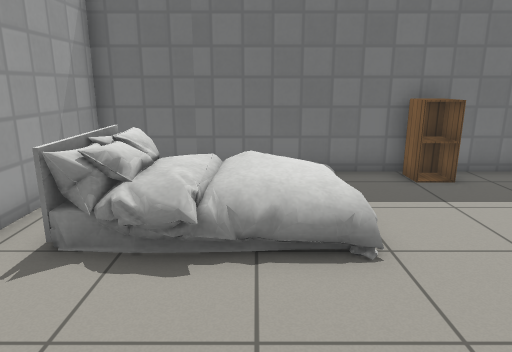
view 1 (above)

16 first-person views from a walk through a world built for the Gazebo simulator. The camera is 1.2 m above the floor, tilts 14° down and sees 70° across. The floor is counted in squares, 0.5 m on a side. Each view is taken from the middle of a square. On the plan, view 1 faces up. The plan holds only what a view shows up to about 20 squares ahead; the rest is blank. Gazebo's built-in surfaces are drawn with simple patterns. Simple shapes stand in for some stock models.

view 2
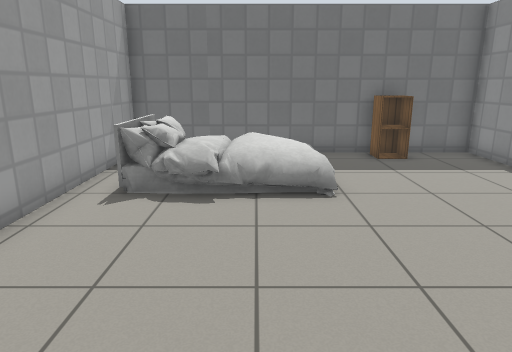

view 3
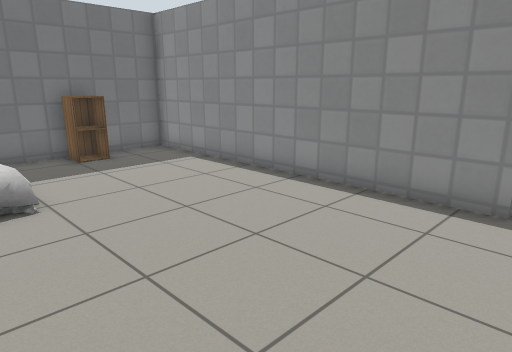

view 4
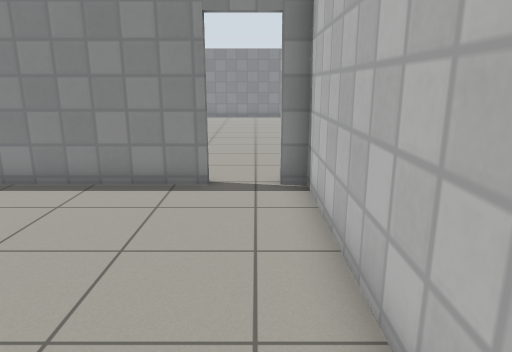

view 5
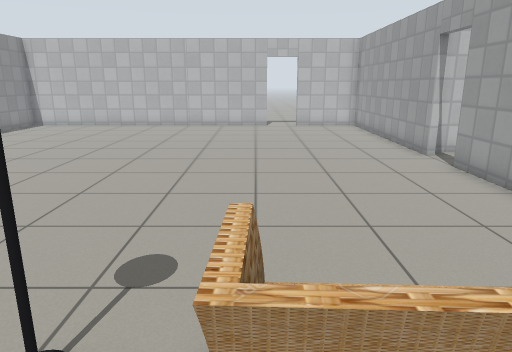

view 6
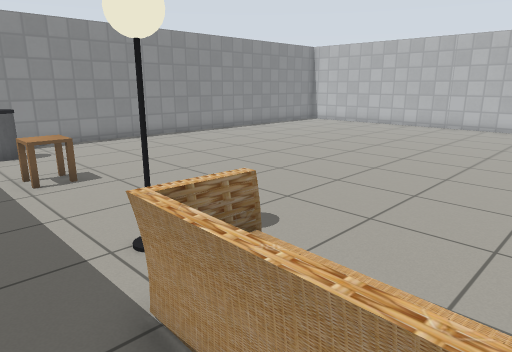

view 7
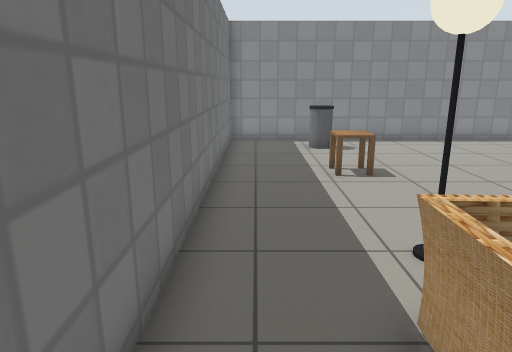

view 8
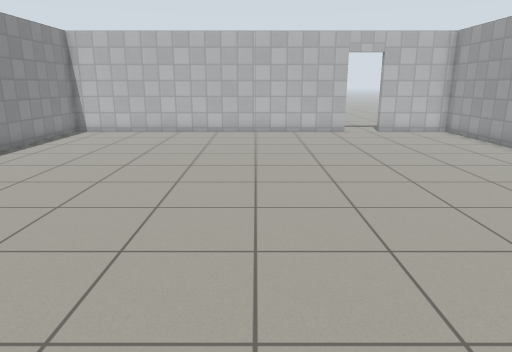

view 9
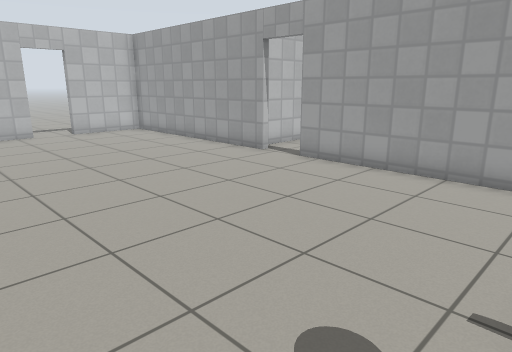

view 10
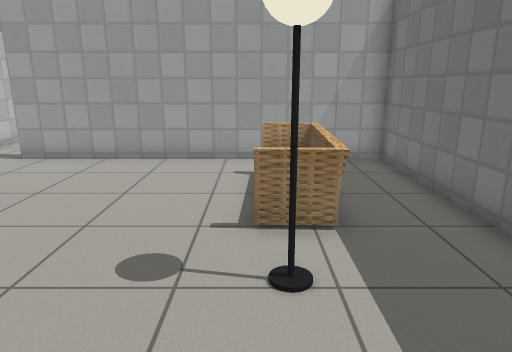

view 11
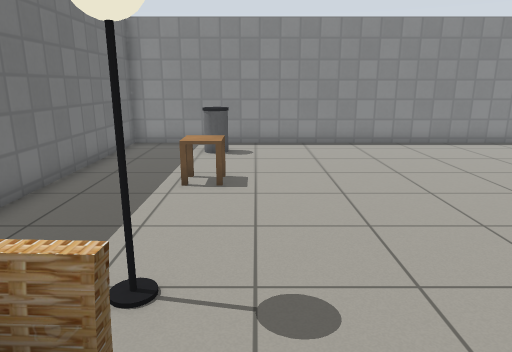

view 12
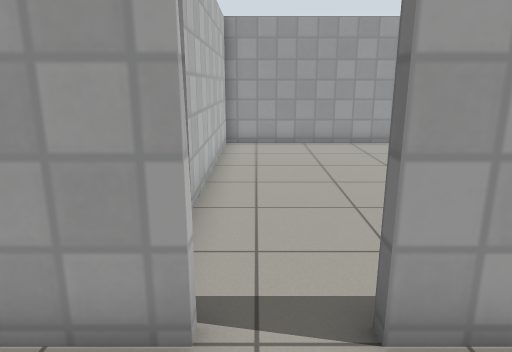

view 13
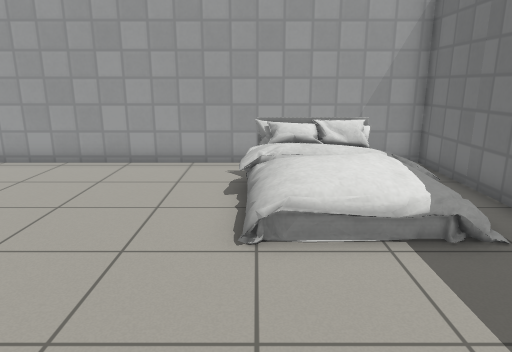

view 14
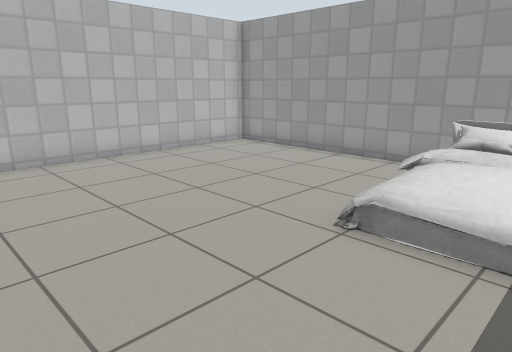

view 15
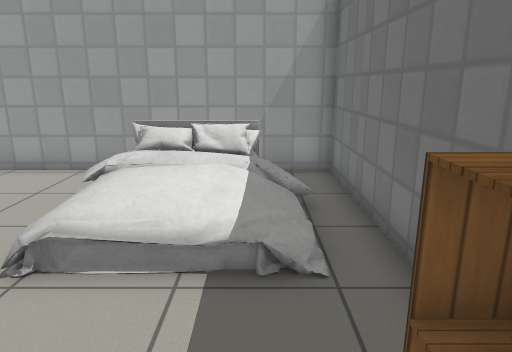

view 16
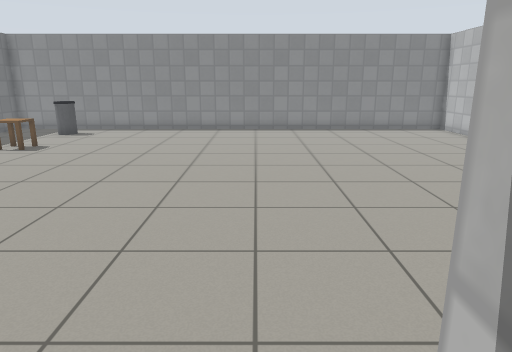

### Floor plan
Points are (right, up) in squares from view 1. A wall is a line through its corners. A room is listed if a view was taken in it or the views show most of it. See-through windows are left out.
Room 1 (views 1, 2, 3, 4, 13, 14, 15, 16)
walls: (7.7, -1.8) (7.7, 10.1) (-4.4, 10.1) (-4.4, -4.3) (7.7, -4.3)
ways out: open door at (8, -2.5) to room 2
objects: bed (-3, 5) to (2, 9); cabinet (4, 9) to (5, 9)
Room 2 (views 5, 6, 7, 8, 9, 10, 11, 12)
walls: (8, -3.6) (8, -13.3) (11.6, -13.3); (13.3, -13.3) (27.4, -13.3) (27.4, 10.1) (8, 10.1) (8, -1.8)
ways out: open door at (8, -2.5) to room 1; open door at (12.5, -13.5)
objects: sofa (10, 6) to (14, 8); lamp (16, 6) to (16, 7); side table (21, 6) to (22, 7); bin (25, 6) to (26, 7)

Where each view was taken, in squares from view 1:
view 1: 0 up, 0 right, facing up
view 2: 3 down, 0 right, facing up
view 3: 3 down, 0 right, facing up-right
view 4: 3 down, 1 left, facing right
view 5: 9 up, 14 right, facing down
view 6: 9 up, 11 right, facing down-right
view 7: 9 up, 11 right, facing right
view 8: 6 up, 18 right, facing down
view 9: 6 up, 18 right, facing down-left
view 10: 6 up, 20 right, facing left
view 11: 5 up, 12 right, facing right
view 12: 3 down, 11 right, facing left
view 13: 5 up, 7 right, facing left
view 14: 8 up, 7 right, facing down-left
view 15: 8 up, 6 right, facing left
view 16: 3 down, 7 right, facing right
